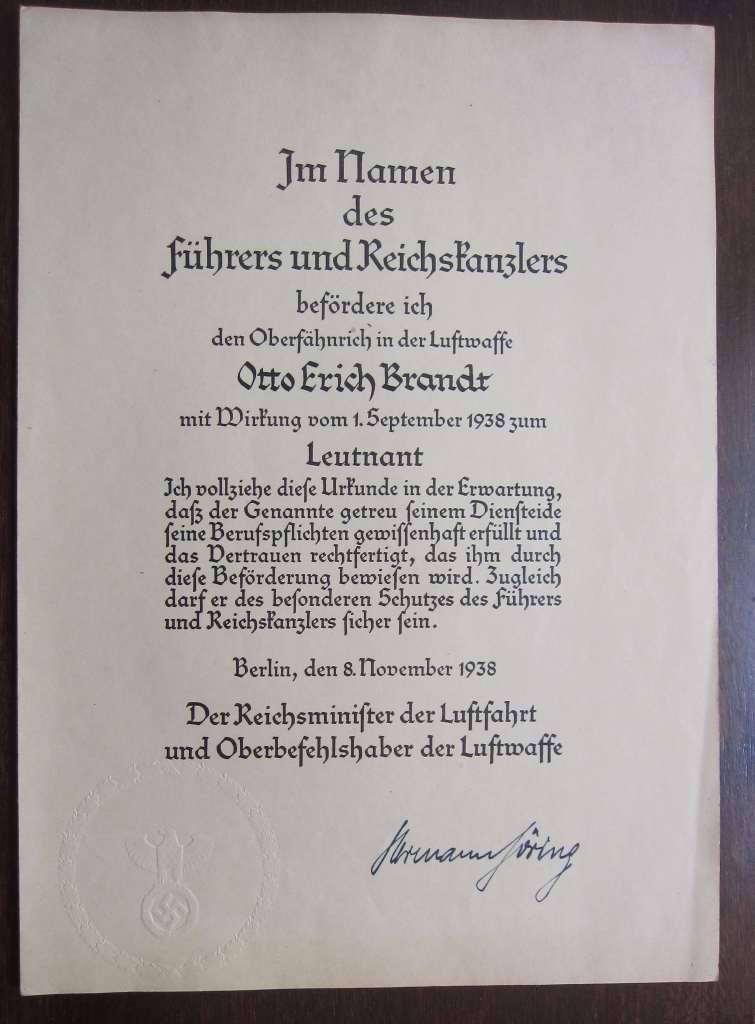
#> input picture test.jpg, 1510 x 2048 px (shown at 1/2 size)
$ python -i dewapper.py   (imports and definitions only)
#> lines starting #> are read from the running program, lines starting #| are printed output that depends on the picture; after the words box and inside, x2 and y2 are one past the last pixel; in counts of white or black regions, pixels touching at a corner belong together
#> further down, picture is the input picture: shape (2048, 1510, 3); mean B, G, R 159.7, 161.8, 165.8
### utils/transform.py
import cv2
import numpy as np


def order_points(pts):
    """Order the values of a an array.
    Initialzie a list of coordinates that will be ordered
    such that the first entry in the list is the top-left,
    the second entry is the top-right, the third is the
    bottom-right, and the fourth is the bottom-left
    Parameters
    ----------
    pts : numpy ndarray
        A 4 by 2 array containing the corrdinates of 4 points.
    Returns
    -------
    numpy ndarray
        A 4 by 2 array containing the corrdinates of 4 points but ordered
        as described above.
    """
    rect = np.zeros((4, 2), dtype="float32")

    # the top-left point will have the smallest sum, whereas
    # the bottom-right point will have the largest sum
    s = pts.sum(axis=1)
    rect[0] = pts[np.argmin(s)]
    rect[2] = pts[np.argmax(s)]

    # now, compute the difference between the points, the
    # top-right point will have the smallest difference,
    # whereas the bottom-left will have the largest difference
    diff = np.diff(pts, axis=1)
    rect[1] = pts[np.argmin(diff)]
    rect[3] = pts[np.argmax(diff)]

    # return the ordered coordinates
    return rect


def four_point_transform(image, pts):
    """Reconstruct an image to obtain a birds eye view.
    Parameters
    ----------
    image : numpy ndarray
        The input image.
    pts : numpy ndarray
        A 4 by 2 array containing the coords of the 4 points needed to
        reconstruct the image.
    Returns
    -------
    numpy ndarray
        The reconstructed image.
    """
    # obtain a consistent order of the points and unpack them
    # individually
    rect = order_points(pts)
    (tl, tr, br, bl) = rect

    # compute the width of the new image, which will be the
    # maximum distance between bottom-right and bottom-left
    # x-coordiates or the top-right and top-left x-coordinates
    widthA = np.sqrt(((br[0] - bl[0]) ** 2) + ((br[1] - bl[1]) ** 2))
    widthB = np.sqrt(((tr[0] - tl[0]) ** 2) + ((tr[1] - tl[1]) ** 2))
    maxWidth = max(int(widthA), int(widthB))

    # compute the height of the new image, which will be the
    # maximum distance between the top-right and bottom-right
    # y-coordinates or the top-left and bottom-left y-coordinates
    heightA = np.sqrt(((tr[0] - br[0]) ** 2) + ((tr[1] - br[1]) ** 2))
    heightB = np.sqrt(((tl[0] - bl[0]) ** 2) + ((tl[1] - bl[1]) ** 2))
    maxHeight = max(int(heightA), int(heightB))

    # now that we have the dimensions of the new image, construct
    # the set of destination points to obtain a "birds eye view",
    # (i.e. top-down view) of the image, again specifying points
    # in the top-left, top-right, bottom-right, and bottom-left
    # order
    dst = np.array([
        [0, 0],
        [maxWidth - 1, 0],
        [maxWidth - 1, maxHeight - 1],
        [0, maxHeight - 1]], dtype="float32")

    # compute the perspective transform matrix and then apply it
    M = cv2.getPerspectiveTransform(rect, dst)
    warped = cv2.warpPerspective(image, M, (maxWidth, maxHeight))

    # return the warped image
    return warped

### dewapper.py
import cv2
import imutils
import numpy as np
from utils.transform import four_point_transform


def dewarp_book(image):
    """Fix and image warp (dewarp an image).
    Parameters
    ----------
    image : numpy ndarray
        The input image.
    Returns
    -------
    numpy ndarray
        The dewarped image.
    """
    # get input image ration to keep best output resolution quality
    ratio = image.shape[0] / 500.0
#> ratio = 4.1
    # copy source image for filter operations
    orig = image.copy()
    # resize the input image
    image = imutils.resize(image, height=500)
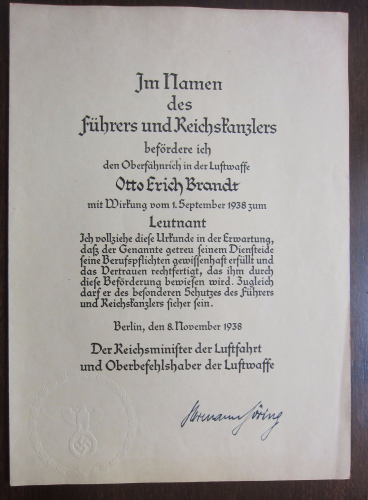
#> image: shape (500, 368, 3); mean of channels 0, 1, 2 159.7, 161.8, 165.8; drawn as B, G, R

    # convert rgb input image to grayscale
    gray = cv2.cvtColor(image, cv2.COLOR_BGR2GRAY)
    gray = cv2.GaussianBlur(gray, (5, 5), 0)
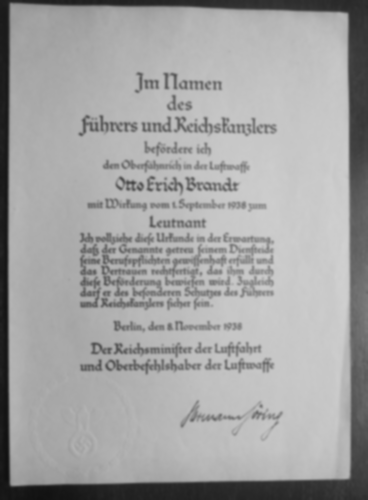
#> gray: shape (500, 368); min 16, max 209, mean 162.8

    # sigma parameter is used for automatic Canny edge detection
    sigma = 0.33

    # compute the median of the single channel pixel intensities
    v = np.median(image)
#> v = 178

    # apply automatic Canny edge detection using the computed median
    lower = int(max(0, (1.0 - sigma) * v))
#> lower = 119
    upper = int(min(255, (1.0 + sigma) * v))
#> upper = 236
    edged = cv2.Canny(image, lower, upper)
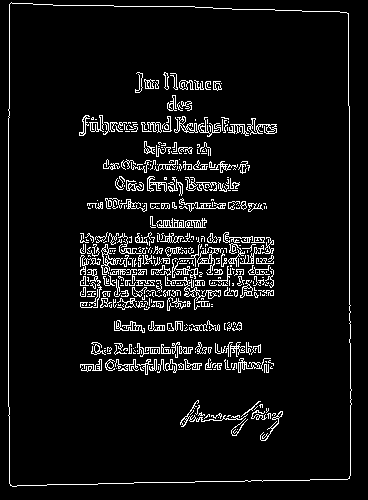
#> edged: shape (500, 368); 6.7% white in thin lines or dots

    # perform dilate morphological filter to connect teh image pixel points
    '''kernel = np.ones((5,5),np.uint8)
    edged = cv2.dilate(edged,kernel,iterations = 1)'''

    # find contours
    cnts = cv2.findContours(edged.copy(), cv2.RETR_LIST,
                            cv2.CHAIN_APPROX_SIMPLE)
#> cnts = 753 contours, 628 with area under 20; largest, box (x1, y1, x2, y2) and area: (8, 2, 352, 487) 161786, (8, 2, 352, 487) 161784, (197, 247, 223, 273) 172, (156, 218, 207, 228) 144, (101, 244, 123, 275) 138
    cnts = imutils.grab_contours(cnts)
    cnts = sorted(cnts, key=cv2.contourArea, reverse=True)[:5]
#> cnts = 5 contours; box (x1, y1, x2, y2) and area: (8, 2, 352, 487) 161786, (8, 2, 352, 487) 161784, (197, 247, 223, 273) 172, (156, 218, 207, 228) 144, (101, 244, 123, 275) 138
    # loop over the contours
    for c in cnts:
        peri = cv2.arcLength(c, True)
        approx = cv2.approxPolyDP(c, 0.02 * peri, True)

        if len(approx) == 4:
            screenCnt = approx
            break
#> this loop made 1 pass
#> (peri, screenCnt) on pass 1: (1645.5, [[11, 2], [10, 485], [349, 478], [348, 13]])
    # apply the four point transform for book dewarping
    warped = four_point_transform(orig, screenCnt.reshape(4, 2) * ratio)
#> in order_points, `s = pts.sum(axis=1)`: s = [53.25, 2027.5, 3387.4, 1478.7]
#> in order_points, `diff = np.diff(pts, axis=1)`: diff = [-36.86, 1945.6, 528.4, -1372.2]
#> in four_point_transform, `rect = order_points(pts)`: rect = [[45.06, 8.19], [1425.4, 53.25], [1429.5, 1957.9], [40.96, 1986.6]]
#> in four_point_transform, `(tl, tr, br, bl) = rect`: tl = [45.06, 8.19]; tr = [1425.4, 53.25]; br = [1429.5, 1957.9]; bl = [40.96, 1986.6]
#> in four_point_transform, `widthA = np.sqrt(((br[0] - bl[0]) ** 2) + ((br[1] - bl[1]) ** 2))`: widthA = 1388.8
#> in four_point_transform, `widthB = np.sqrt(((tr[0] - tl[0]) ** 2) + ((tr[1] - tl[1]) ** 2))`: widthB = 1381.1
#> in four_point_transform, `maxWidth = max(int(widthA), int(widthB))`: maxWidth = 1388
#> in four_point_transform, `heightA = np.sqrt(((tr[0] - br[0]) ** 2) + ((tr[1] - br[1]) ** 2))`: heightA = 1904.6
#> in four_point_transform, `heightB = np.sqrt(((tl[0] - bl[0]) ** 2) + ((tl[1] - bl[1]) ** 2))`: heightB = 1978.4
#> in four_point_transform, `maxHeight = max(int(heightA), int(heightB))`: maxHeight = 1978
#> in four_point_transform, `dst = np.array([ [0, 0], [maxWidth - 1, 0], [maxWidth - 1, maxHeight -..`: dst = [[0, 0], [1387, 0], [1387, 1977], [0, 1977]]
#> in four_point_transform, `M = cv2.getPerspectiveTransform(rect, dst)`: M = [[0.966, 0.002, -43.55], [-0.0328, 1, -6.75], [-2.7e-05, 3e-06, 1]]
#> in four_point_transform, `warped = cv2.warpPerspective(image, M, (maxWidth, maxHeight))`:
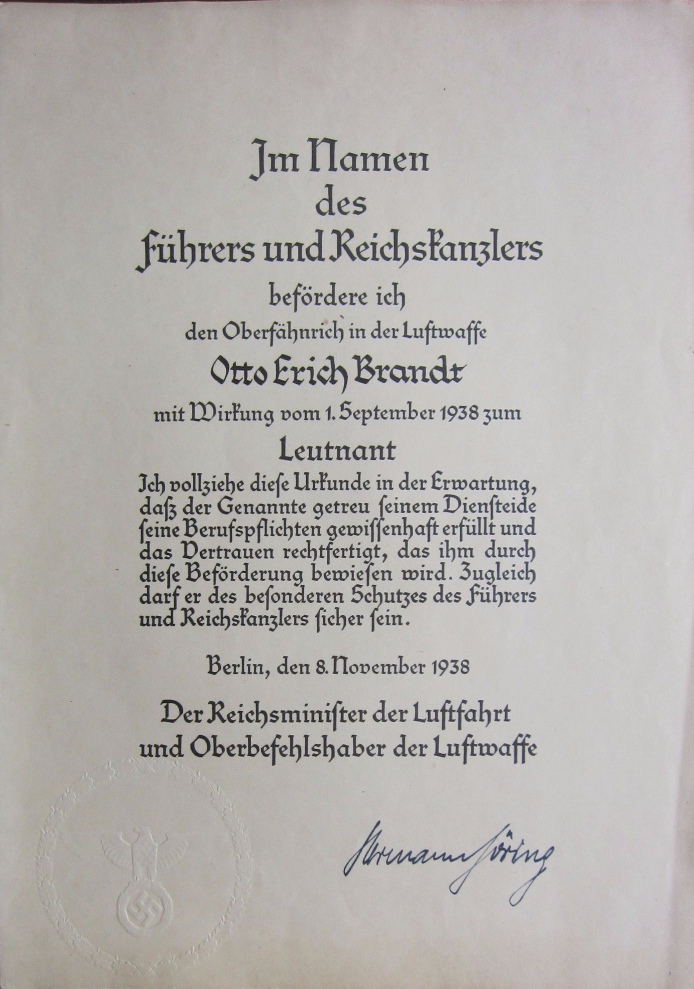
#> warped: shape (1978, 1388, 3) (shown at 1/2 size); mean B, G, R 174.4, 177.4, 180.6
    return warped

>>> import cv2
>>> picture = cv2.imread('test.jpg')
>>> result = dewarp_book(picture)
